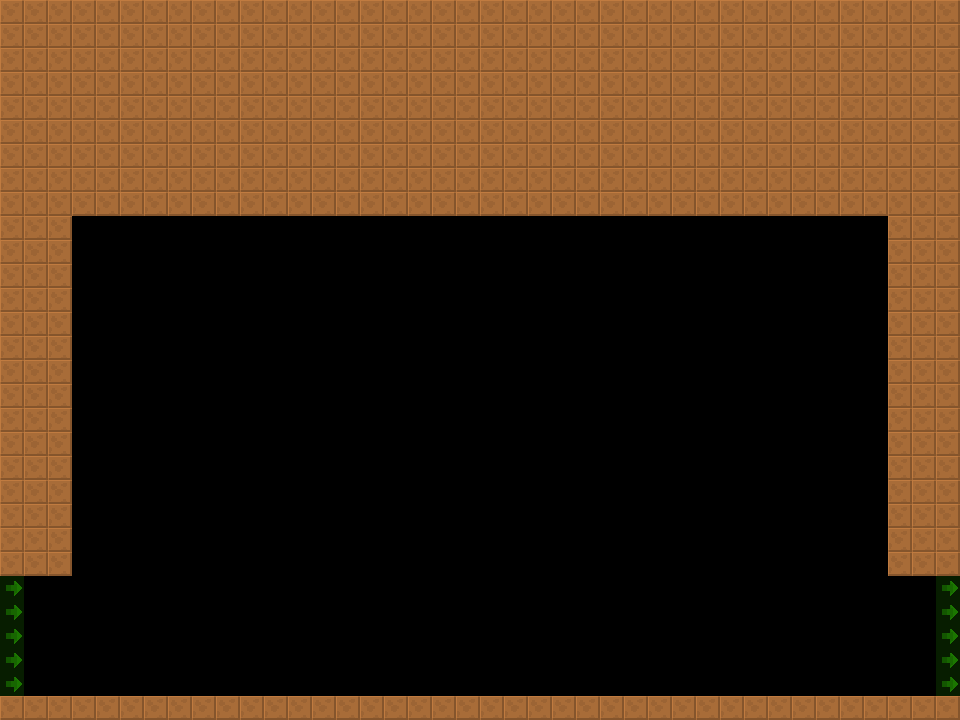

A 2D game scene composited from a Tiled map and its tileset images. What follows is a short description and the map's XML, with each tile layer's data collapsed to a summary:
An orthogonal 40x30 tile map with 24x24 px tiles, 2 tile layers (col, lnk), 2 tilesets and 3 objects (3x GOODS).

<map version="1.4" tiledversion="1.4.0" orientation="orthogonal" renderorder="right-down" width="40" height="30" tilewidth="24" tileheight="24" infinite="0" nextlayerid="4" nextobjectid="14">
 <tileset firstgid="1" source="lnk.tsx" />
 <tileset firstgid="9" source="col.tsx" />
 <layer id="1" name="col" width="40" height="30">
  <data>[1200 cells, 490 non-empty, 1 distinct tile ids]</data>
 </layer>
 <layer id="2" name="lnk" width="40" height="30" opacity="0.5">
  <data>[1200 cells, 10 non-empty, 1 distinct tile ids]</data>
 </layer>
 <objectgroup id="3" name="markers" opacity="0.5">
  <object id="9" name="GOODS" type="GOODS" x="240.667" y="622.667" width="47.3333" height="47.3333" />
  <object id="11" name="GOODS" type="GOODS" x="432.666" y="625.333" width="46.6667" height="46" />
  <object id="12" name="GOODS" type="GOODS" x="624" y="626.666" width="46.6667" height="47.3333" />
 </objectgroup>
</map>
